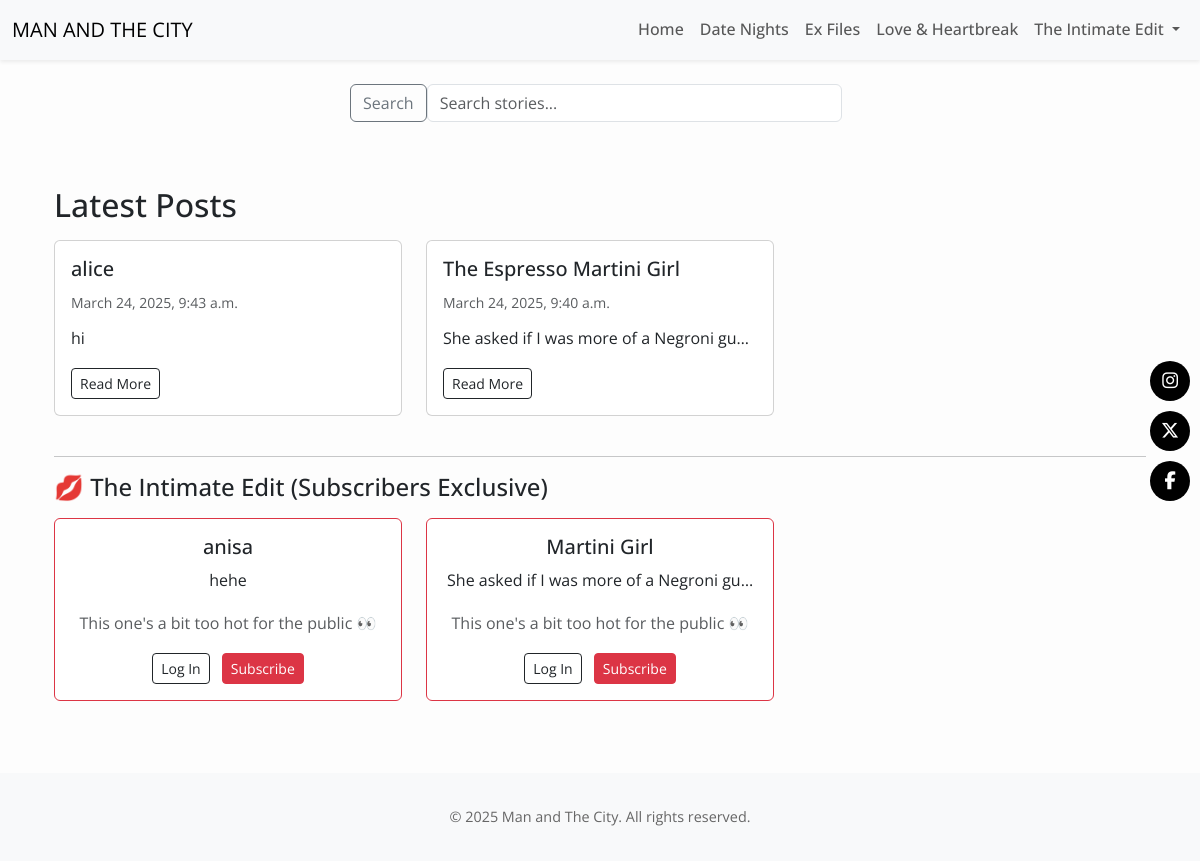
The app's page /, older data.
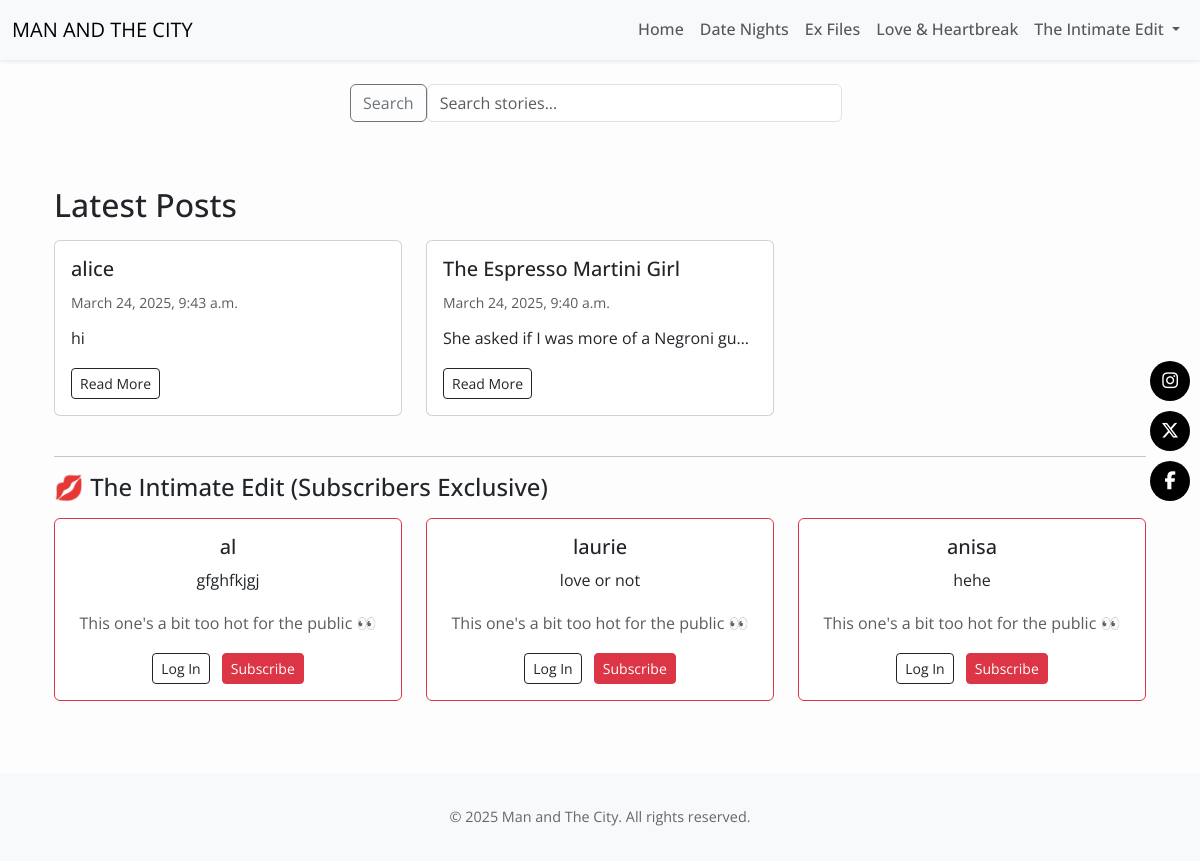
The same page, newer data.
### posts/models.py (models this page shows, shortened)
class Post(models.Model):
    CATEGORY_CHOICES = [
        ('date', 'Date Night'),
        ('ex', 'Ex Files'),
        ('fun', 'Love & Laughs'),
        ('intimate', 'The Intimate Edit'),
    ]
    title = models.CharField(max_length=200)
    slug = models.SlugField(unique=True)
    date = models.DateTimeField(default=timezone.now)
    category = models.CharField(max_length=20, choices=CATEGORY_CHOICES)
    intro = models.TextField(blank=True)
    content = RichTextUploadingField()
    is_premium = models.BooleanField(default=False)
    image = models.ImageField(upload_to='post_images/', blank=True, null=True)
    chemistry_rating = models.IntegerField(default=0)
    banter_rating = models.IntegerField(default=0)
    looks_rating = models.IntegerField(default=0)
    vibe_rating = models.IntegerField(default=0)

### core/views.py (the view)
# urls.py: path('', homepage, name='home'),
def homepage(request):
    public_posts = Post.objects.filter(is_premium=False).order_by('-date')[:6]
    premium_posts = Post.objects.filter(is_premium=True).order_by('-date')[:3]
    return render(request, 'core/homepage.html', {
        'posts': public_posts,
        'premium_teasers': premium_posts,
    })

### core/templates/core/homepage.html (shortened to what this page needs)
{% extends 'base.html' %}
{% block content %}
<div class="container my-4">
  <h2 class="mb-3">Latest Posts</h2>
  <div class="row">
    {% for post in posts %}
    <div class="col-md-4 mb-4">
      <div class="card h-100">
        <div class="card-body">
          <h5 class="card-title">{{ post.title }}</h5>
          <small class="text-muted">{{ post.date }}</small>
          <p class="card-text intro-clamp mt-2">{{ post.intro }}</p>
          <a href="{% url 'posts:post_detail' slug=post.slug %}" class="btn btn-outline-dark btn-sm">Read More</a>
        </div>
      </div>
    </div>
    {% endfor %}
  </div>
  <hr>
  <h4 class="mb-3">💋 The Intimate Edit (Subscribers Exclusive)</h4>
  <div class="row">
    {% for post in premium_teasers %}
    <div class="col-md-4 mb-4">
      <div class="card border-danger h-100 text-center">
        <div class="card-body">
          <h5 class="card-title">{{ post.title }}</h5>
          <p class="card-text intro-clamp">{{ post.intro }}</p>
          {% if user.is_authenticated %}
            <p class="card-text text-muted">Exclusive post for subscribers 🔥</p>
            <a href="{% url 'posts:post_detail' slug=post.slug %}" class="btn btn-outline-dark btn-sm">Read More</a>
          {% else %}
            <p class="card-text text-muted">This one's a bit too hot for the public 👀</p>
            <a href="{% url 'account_login' %}" class="btn btn-sm btn-outline-dark me-2">Log In</a>
            <a href="{% url 'posts:subscribe_tease' %}" class="btn btn-sm btn-danger">Subscribe</a>
          {% endif %}
        </div>
      </div>
    </div>
    {% endfor %}
  </div>
</div>
{% endblock %}

Row changes from the older to the newer data that the page shows:
no longer on this page (row unchanged): Post: title "Martini Girl", intro "She asked if I was more of a Negroni…", shown under "💋 The Intimate Edit (Subscribers Exclusive)"
added Post: title "al", intro "gfghfkjgj", shown under "💋 The Intimate Edit (Subscribers Exclusive)"
added Post: title "laurie", intro "love or not", shown under "💋 The Intimate Edit (Subscribers Exclusive)"
